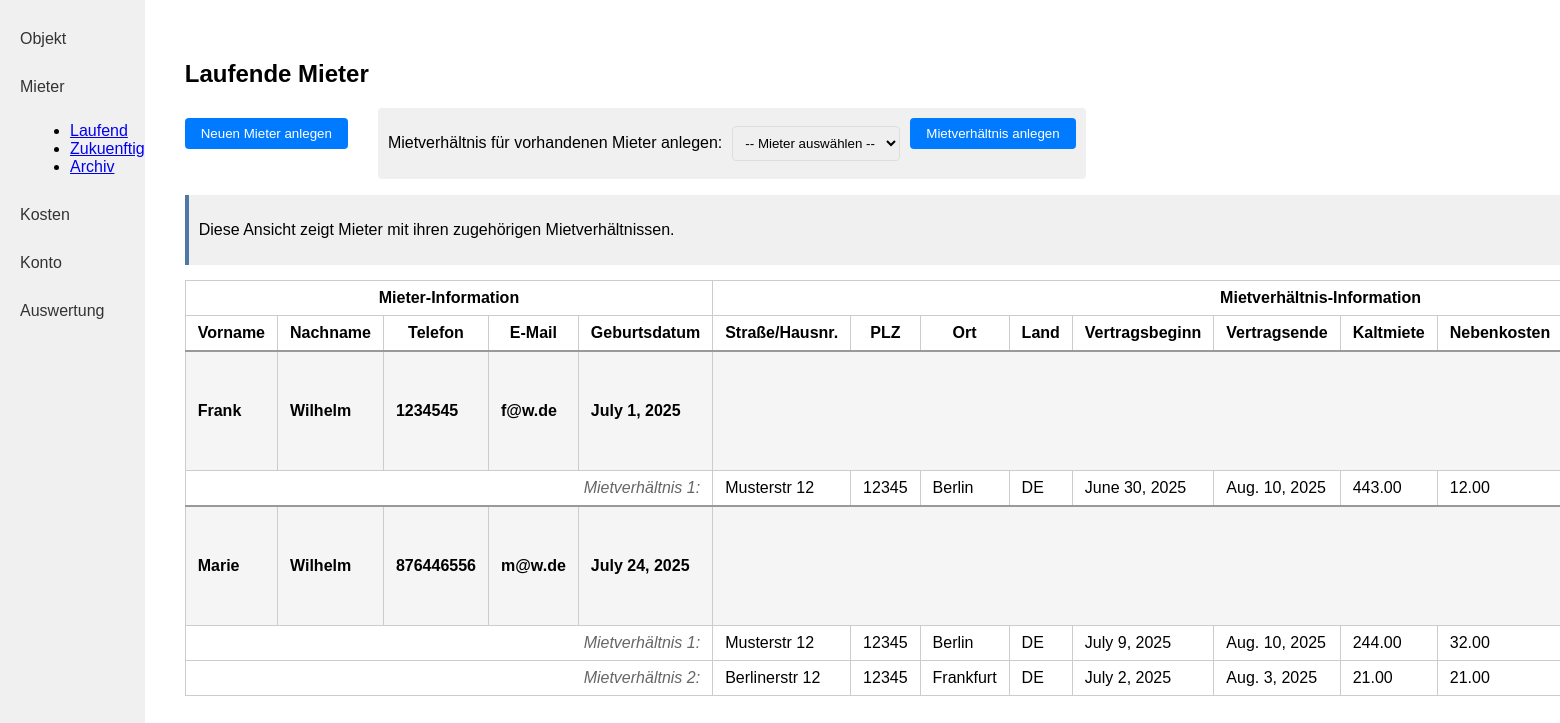
/mieter/laufend/ (signed in), run on an earlier commit of the app's database.
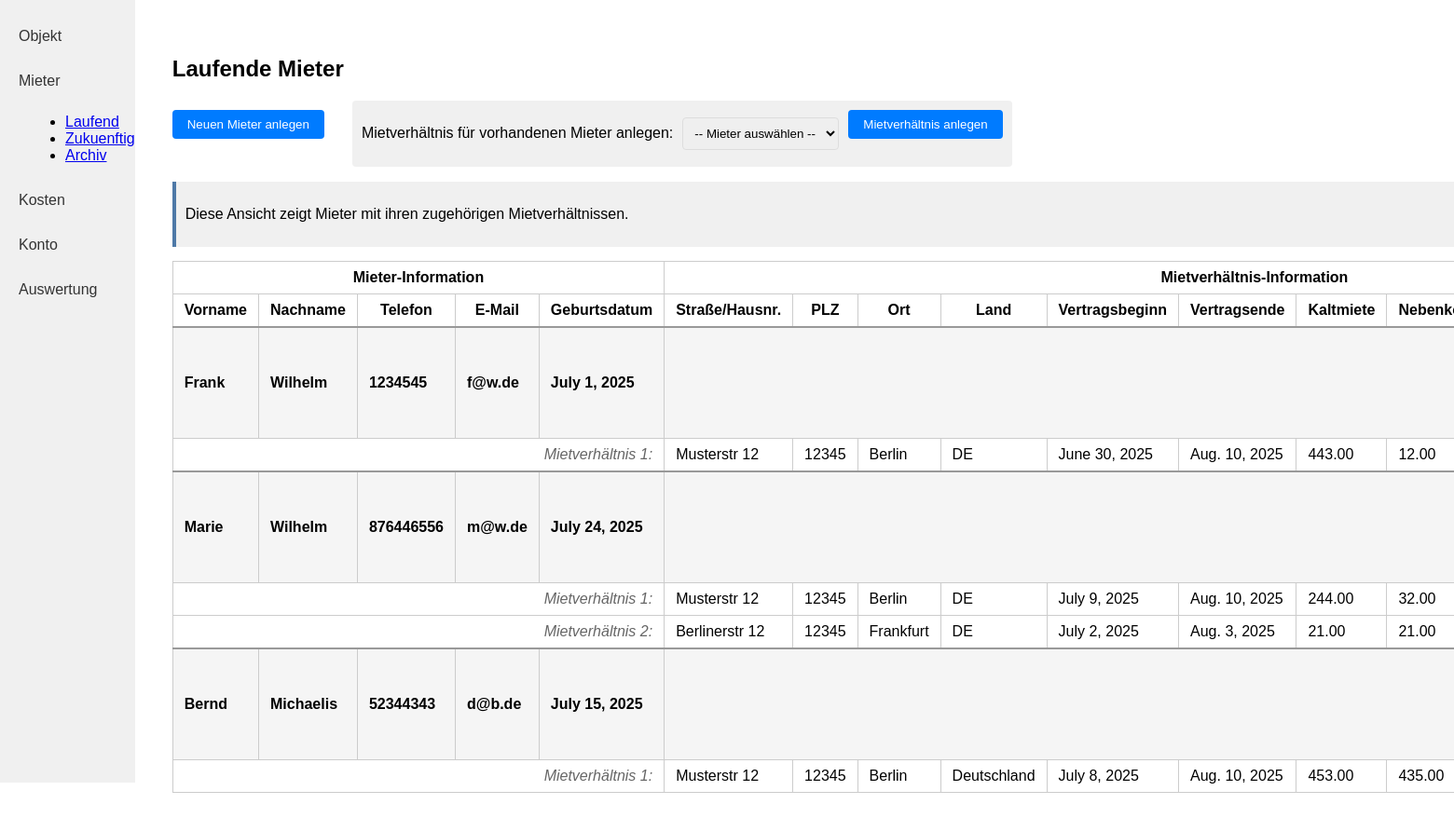
And on a later commit of the database.
### kostenpruefung_mietobjekte_app/models.py (models this page shows, shortened)
class Mieter(models.Model):
    created_by = models.ForeignKey(User, on_delete=models.CASCADE, related_name="mieter_created", null=True, blank=True)
    vorname = models.CharField(max_length=255)
    nachname = models.CharField(max_length=255)
    telefon = models.CharField(max_length=100)
    e_mail = models.EmailField()
    geburtsdatum = models.DateField()

class Mietverhaeltnis(models.Model):
    created_by = models.ForeignKey(User, on_delete=models.CASCADE, related_name="mietverhaeltnis_created", null=True, blank=True)
    mieter = models.ForeignKey(Mieter, on_delete=models.CASCADE, related_name="mietverhaeltnisse")
    strasse_hausnummer = models.CharField(max_length=255)
    plz = models.CharField(max_length=10)
    ort = models.CharField(max_length=100)
    land = models.CharField(max_length=100)
    vertragsbeginn = models.DateField()
    vertragsende = models.DateField()
    kaltmiete = models.DecimalField(max_digits=10, decimal_places=2)
    nebenkosten = models.DecimalField(max_digits=10, decimal_places=2)
    kaution = models.DecimalField(max_digits=10, decimal_places=2)
    mietobjekte = models.ManyToManyField('Mietobjekt')
    mieteinheiten = models.ManyToManyField('Mieteinheit')
    @property
    def mietstatus(self):
        today = datetime.date.today()
        if self.vertragsbeginn > today:
            return "future"
        elif self.vertragsende < today:
            return "past"
        else:
            return "current"

### kostenpruefung_mietobjekte_app/views.py (the view)
# urls.py: path('mieter/laufend/', mieter_laufend, name='mieter_laufend'),
def mieter_laufend(request):
    today = timezone.now().date()
    mieter_with_current = Mieter.objects.filter(
        created_by=request.user,
        mietverhaeltnisse__vertragsbeginn__lte=today,
        mietverhaeltnisse__vertragsende__gte=today
    ).distinct().prefetch_related(
        Prefetch(
            'mietverhaeltnisse',
            queryset=Mietverhaeltnis.objects.filter(
                vertragsbeginn__lte=today,
                vertragsende__gte=today
            ).prefetch_related('mietobjekte', 'mieteinheiten')
        )
    )
    mieter_without_mietverhaeltnis = Mieter.objects.filter(
        created_by=request.user
    ).exclude(
        mietverhaeltnisse__isnull=False
    )
    return render(request, 'kostenpruefung_mietobjekte_app/mieter_laufend.html', {
        'mieter': mieter_with_current,
        'mieter_without_mietverhaeltnis': mieter_without_mietverhaeltnis
    })

### kostenpruefung_mietobjekte_app/templates/kostenpruefung_mietobjekte_app/mieter_laufend.html
{% include "kostenpruefung_mietobjekte_app/mieter_table.html" with heading="Laufende Mieter" %}

### kostenpruefung_mietobjekte_app/templates/kostenpruefung_mietobjekte_app/mieter_table.html (shortened to what this page needs)
{% load static %}
<!DOCTYPE html>
<html lang="de">
<head>
    <link rel="stylesheet" href="{% static 'kostenpruefung_mietobjekte_app/style.css' %}">
</head>
<body>
<div class="flex-container">
    <nav class="sidebar">
        <a class="sidebar-link" href="{% url 'objekt_index' %}">Objekt</a>
        <a class="sidebar-link" href="{% url 'mieter_laufend' %}">Mieter</a>
        <ul style="list-style-type: disc; margin-left: 30px; margin-bottom: 20px;">
            <li><a href="{% url 'mieter_laufend' %}">Laufend</a></li>
            <li><a href="{% url 'mieter_zukuenftig' %}">Zukuenftig</a></li>
            <li><a href="{% url 'mieter_archiv' %}">Archiv</a></li>
        </ul>
        <a class="sidebar-link" href="{% url 'rechnungen' %}">Kosten</a>
        <a class="sidebar-link" href="{% url 'konto' %}">Konto</a>
        <a class="sidebar-link" href="{% url 'auswertung' %}">Auswertung</a>
    </nav>
    <div class="main-content">
        <h2>{{ heading }}</h2>
        <div class="button-group">
            <form action="{% url 'mieter_create_step1' %}" method="get">
                <button class="action-btn" type="submit">Neuen Mieter anlegen</button>
            </form>
            {% if mieter_without_mietverhaeltnis %}
            <div class="dropdown-container">
                <label for="mieter-select">Mietverhältnis für vorhandenen Mieter anlegen:</label>
                <select id="mieter-select" name="mieter_id">
                    <option value="">-- Mieter auswählen --</option>
                </select>
                <button id="create-mietverhaeltnis-btn" class="action-btn" disabled>Mietverhältnis anlegen</button>
            </div>
            {% endif %}
        </div>
        <div class="info-box" style="margin-bottom: 15px; padding: 10px; background-color: #f0f0f0; border-left: 4px solid #4e79a7;">
            <p>Diese Ansicht zeigt Mieter mit ihren zugehörigen Mietverhältnissen.</p>
        </div>
        <table class="object-table">
            <tr>
                <th colspan="5">Mieter-Information</th>
                <th colspan="11">Mietverhältnis-Information</th>
            </tr>
            <tr>
                <th>Vorname</th>
                <th>Nachname</th>
                <th>Telefon</th>
                <th>E-Mail</th>
                <th>Geburtsdatum</th>
                <th>Straße/Hausnr.</th>
                <th>PLZ</th>
                <th>Ort</th>
                <th>Land</th>
                <th>Vertragsbeginn</th>
                <th>Vertragsende</th>
                <th>Kaltmiete</th>
                <th>Nebenkosten</th>
            </tr>
            {% for m in mieter %}
            <tr class="mieter-row">
                <td>{{ m.vorname }}</td>
                <td>{{ m.nachname }}</td>
                <td>{{ m.telefon }}</td>
                <td>{{ m.e_mail }}</td>
                <td>{{ m.geburtsdatum }}</td>
                <td colspan="11" style="text-align: center;">
                </td>
            </tr>
            {% for mv in m.mietverhaeltnisse.all %}
            <tr class="mietverhaeltnis-row">
                <td colspan="5" style="text-align: right;">
                    <span class="lease-label">Mietverhältnis {{ forloop.counter }}:</span>
                </td>
                <td>{{ mv.strasse_hausnummer }}</td>
                <td>{{ mv.plz }}</td>
                <td>{{ mv.ort }}</td>
                <td>{{ mv.land }}</td>
                <td>{{ mv.vertragsbeginn }}</td>
                <td>{{ mv.vertragsende }}</td>
                <td>{{ mv.kaltmiete }}</td>
                <td>{{ mv.nebenkosten }}</td>
            </tr>
            {% empty %}
            <tr class="mietverhaeltnis-empty-row">
                <td colspan="18" style="text-align: center; font-style: italic;">Keine Mietverhältnisse vorhanden</td>
            </tr>
            {% endfor %}
            {% empty %}
            <tr>
                <td colspan="18">Keine Mieter vorhanden.</td>
            </tr>
            {% endfor %}
        </table>
    </div>
</div>
</body>
</html>

What changed in the data, as far as the page shows it:
now on this page (row unchanged): Mieter: vorname "Bernd", nachname "Michaelis", telefon "52344343", e_mail "d@b.de", geburtsdatum "July 15, 2025"
added Mietverhaeltnis: strasse_hausnummer "Musterstr 12", plz "12345", ort "Berlin", land "Deutschland", vertragsbeginn "July 8, 2025", vertragsende "Aug. 10, 2025", kaltmiete "453.00", nebenkosten "435.00", shown under "Bernd"
